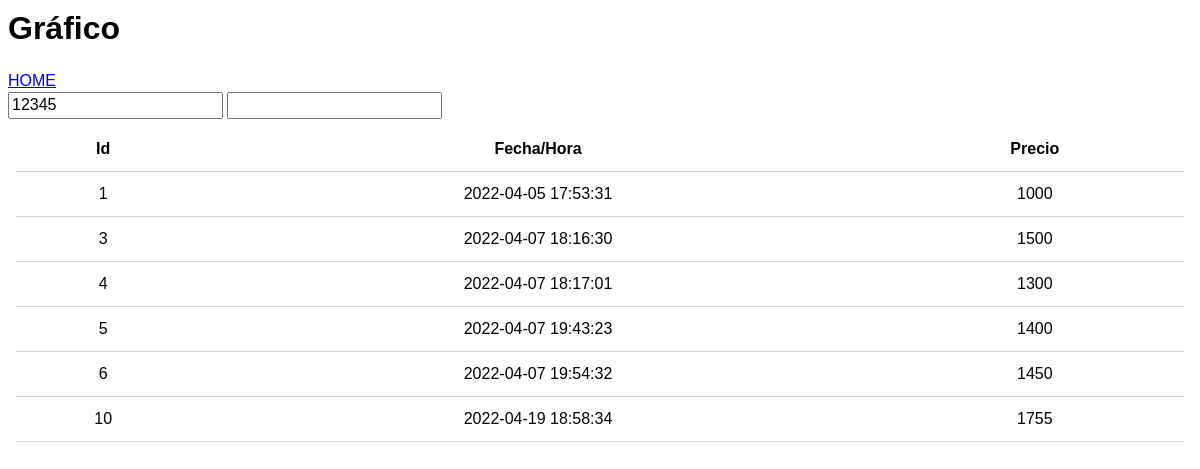
Page /precios.php?id=12345 on the committed database.
### tables this page shows
CREATE TABLE `precios` (
  `id` int NOT NULL AUTO_INCREMENT,
  `barcode` int DEFAULT NULL,
  `precio` varchar(50) DEFAULT NULL,
  `fecha` datetime DEFAULT NULL,
  PRIMARY KEY (`id`)
);

### precios.php (the view, shortened to what this page needs)
<?php
    $id=$_GET['id'];
    $nombre=$_GET['nombre'];
    include("config.php");
?>
<html>
<head>
	<link rel="stylesheet" href="themes/mis_temas.min.css" />
	<link rel="stylesheet" href="themes/jquery.mobile.icons.min.css" />
	<link rel="stylesheet" href="http://code.jquery.com/mobile/1.4.5/jquery.mobile.structure-1.4.5.min.css" />
    <link href="estilos.css" rel="stylesheet">
</head>
<body>
    <div data-role="page" date-theme="a" id="precios">
        <div data-role="header" data-position="fixed">
			<h1>Gráfico</h1>
            <a href="index.php#page1" data-role="button" data-theme="a" data-icon="gear" class="btnhome" id="btnhome">HOME</a>
		</div>
        <div data-role="content" data-theme="a">
            <input type="text" name="barcode3" id="barcode3" value="<?php echo $id ?>" readonly="readonly">
			<input type="text" name="p_name3" id="p_name3" value="<?php echo $nombre ?>" readonly="readonly">
        </div>
        <div class= "tabla">
            <table class = "tabla_datos">
                <thead>
                    <tr style='border-bottom: 1px solid #d6d6d6;'>
                        <th>Id</th>
                        <th>Fecha/Hora</th>
                        <th>Precio</th>
                    </tr>
                <thead><tbody style='border-bottom: 1px solid #d6d6d6;'>
                        <?php
                            $consulta = "SELECT id, fecha, precio FROM precios WHERE barcode LIKE '%$id%'";
                            $ejecutarConsulta = mysqli_query($db, $consulta);
                            $verFilas = mysqli_num_rows ($ejecutarConsulta);
                            $fila = mysqli_fetch_array($ejecutarConsulta);
                            if(!$ejecutarConsulta){
                                echo"Error al consultar los datos";
                            }else{
                                if($verFilas < 1){
                                    echo"<tr><td>Sin Registros</td></tr>";
                                }else{
                                    for($i=0; $i<=$fila; $i++){
                                        echo'<tr style="border-bottom: 1px solid #d6d6d6;">
                                                <td>'.$fila[0].'</td>
                                                <td>'.$fila[1].'</td>
                                                <td>'.$fila[2].'</td>
                                             </tr>
                                        ';
                                        $fila = mysqli_fetch_array($ejecutarConsulta);
                                    }
                                }
                            }
                        ?>
                </tbody></table>
    </div>
</body>
</html>

### estilos.css (style rules this page uses)
.tabla { margin-top: 4%; margin-right: 2%; margin-left: 2%; text-align: center; border-collapse: collapse; width: 100%; height: 60px; padding: 8px; margin: 0; box-sizing: border-box; }
.tabla_datos { border-collapse: collapse; width: 100%; border-bottom: 1px solid #ddd; text-align: center; padding: 100px; }
th, td { padding: 13px; }

### rows in the picture
precios: id "1", fecha "2022-04-05 17:53:31", precio "1000"
precios: id "3", fecha "2022-04-07 18:16:30", precio "1500"
precios: id "4", fecha "2022-04-07 18:17:01", precio "1300"
precios: id "5", fecha "2022-04-07 19:43:23", precio "1400"
precios: id "6", fecha "2022-04-07 19:54:32", precio "1450"
precios: id "10", fecha "2022-04-19 18:58:34", precio "1755"
